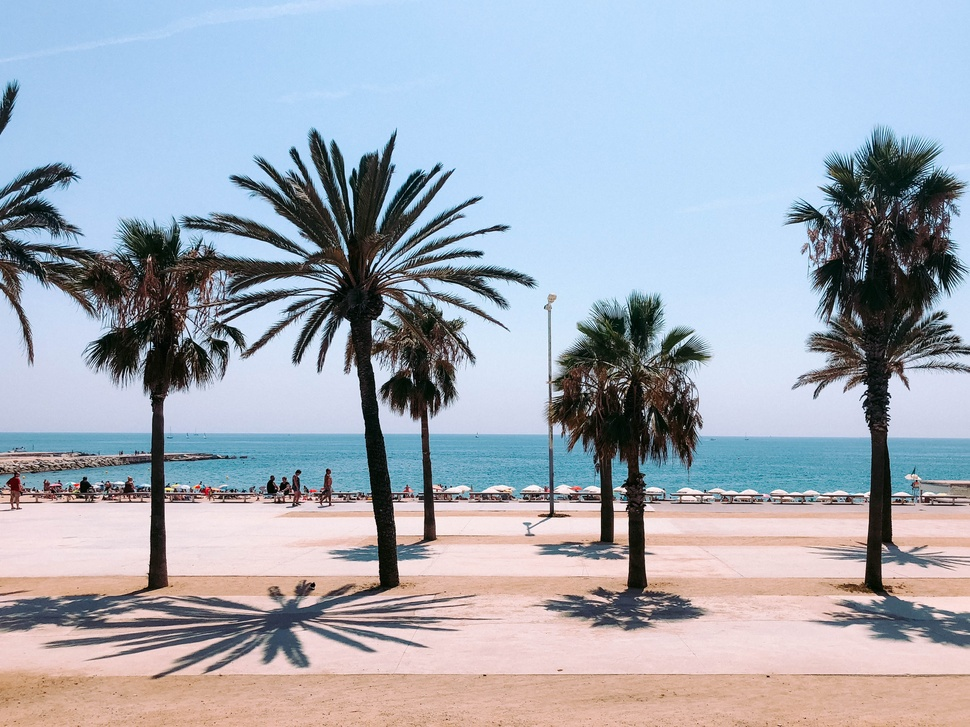
#> input picture img_operations/la_barceloneta.jpg, 970 x 727 px, shrunk from 4032 x 3024 before the run
$ python img_fft.py la_barceloneta.jpg
#> lines starting #> are read from the running program, lines starting #| are printed output that depends on the picture
#*********************************
# Use Fast Fourier Transform on Image
'''
Call:

	$ python img_fft.py <img_name>

where:
	<img_name> is name of image file
'''
#*********************************

import cv2
import numpy as np
import matplotlib.pyplot as plt
import sys

img_name = sys.argv[1]
img = cv2.imread(img_name, 0) # take in grayscale image
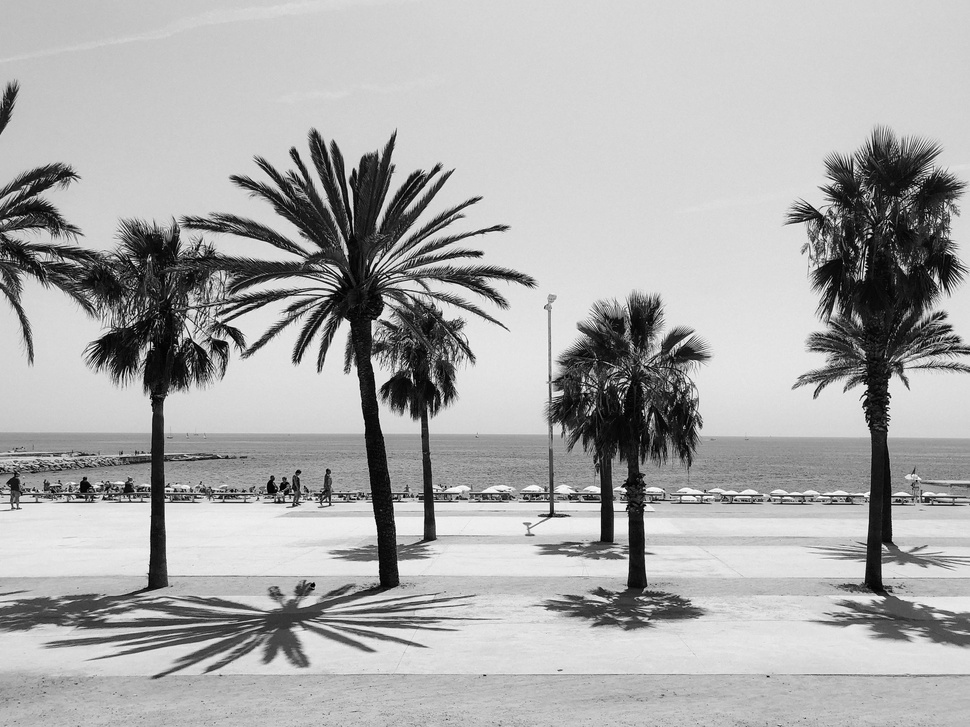
#> img: shape (727, 970); min 0, max 255, mean 170.9

# Use numpy's FFT package to perform frequency transform
f = np.fft.fft2(img)
fshift = np.fft.fftshift(f)
magnitude_spectrum = 20*np.log(np.abs(fshift))
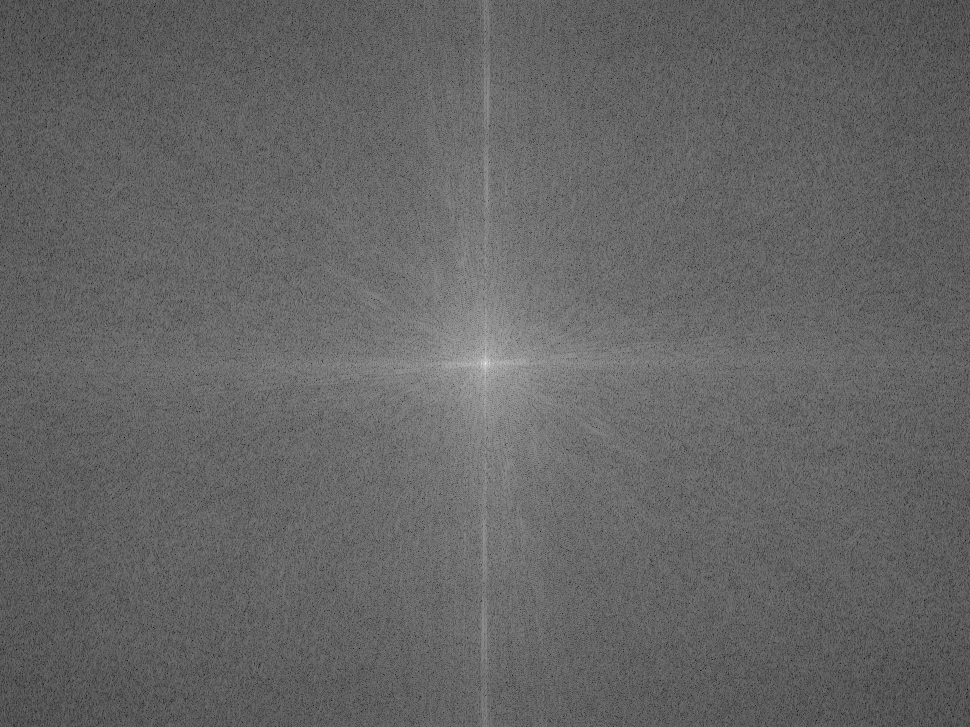
#> magnitude_spectrum: shape (727, 970) float64; min 61.72, max 372.1, mean 184.9; drawn with min black and max white

# Plot image and magnitude spectrum
plt.subplot(121),plt.imshow(img, cmap = 'gray')
plt.title('Input Image'), plt.xticks([]), plt.yticks([])
plt.subplot(122),plt.imshow(magnitude_spectrum, cmap = 'gray')
plt.title('Magnitude Spectrum'), plt.xticks([]), plt.yticks([])
plt.show()
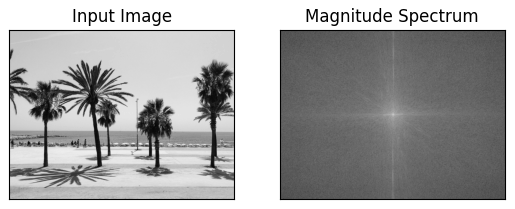
#> figure drawn by matplotlib, 2 panels
